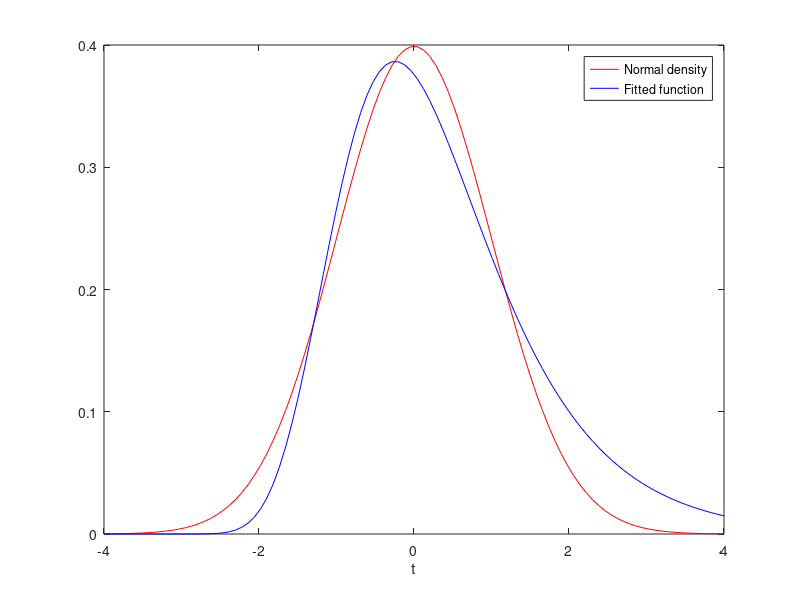

Write the MATLAB code that produced this figure. (Note: this script raises an error after producing the figure.)
rng default

d = linspace (0,3);

y = exp(-1.3*d) + 0.05*randn(size(d));

% Anonymous function
% Takes a value of the experimental decay rate, r
% Returns a vector of differences:
% The model with that decay rate and the data
fun = @(r)exp(-d*r)-y;

% Arbitrarily choose an initial guess
x0 = 4;

% Find the value of the optimal decay rate
x = lsqnonlin(fun,x0);

plot(d,y,'ko',d,exp(-x*d),'b-')
legend('Data','Best fit')
xlabel('t')
ylabel('exp(-tx)')


% Find a centering b and scaling a that best fit the function:
% aexp(−t)exp(−exp(−(t−b)))

t = linspace(-4,4);

% Normal density at each point t
y = 1/sqrt(2*pi)*exp(-t.^2/2);

% Create a function that evaluates the difference:
% The centered and scaled function from the normal y
% x(1) as the scaling, a
% x(2) as the centering, b
fun = @(x)x(1)*exp(-t).*exp(-exp(-(t-x(2)))) - y;


% Find the optimal fit starting from x0 = [1/2,0]
x0 = [1/2,0];
% Scaling a between 1/2 and 3/2
% Centering b between -1 and 3
lb = [1/2,-1];
ub = [3/2,3];

x = lsqnonlin(fun,x0,lb,ub);

plot(t,y,'r-',t,fun(x)+y,'b-')
xlabel('t')
legend('Normal density','Fitted function')


% Sum from k = 1 to 10:
% 2 + 2*k - exp(k*x(1)) - 2*exp(2*k*(x(2)^2))
% Check practice_fun

% Minimize this function subject to the linear constraint:
% x1 ≤ x2 / 2
% Written as x1 - x2 / 2 ≤ 0
% Ax ≤ b
A = [1 -1/2]; % 1 * x1 + (-1/2) * x2
b = 0;

% Impose bounds
% 0 ≤ x1 ≤ 2
% 0 ≤ x2 ≤ 4
lb = [0 0];
ub = [2 4];

% Start the optimization process from the point x0 = [0.3 0.4]
x0 = [0.3 0.4];

% The problem has no linear equality constraints
Aeq = [];
beq = [];

% Run the optimization
x = lsqnonlin(@practice_fun,x0,lb,ub,A,b,Aeq,beq);

% Nonlinear constraint:
% sin(x1) ≤ cos(x2)

% No linear constraints
A = [];
b = [];

x = lsqnonlin(@practice_fun,x0,lb,ub,A,b,Aeq,beq,@nlcon);


% Suppose that you have:
% observation time data xdata
% observed response data ydata
% Find parameters x(1) and x(2) to fit a model of the form:
% ydata=x(1)exp(x(2)xdata)

xdata = ...
 [0.9 1.5 13.8 19.8 24.1 28.2 35.2 60.3 74.6 81.3];
ydata = ...
 [455.2 428.6 124.1 67.3 43.2 28.1 13.1 -0.4 -1.3 -1.5];

% Create a simple exponential decay model
% Computes a vector of differences between predicted and observed values.
fun = @(x)(x(1)*exp(x(2)*xdata)-ydata)./ydata;

% Fit the model using the starting point x0 = [100,-1]
% First, use the default 'trust-region-reflective' algorithm.
x0 = [100,-1];
options = optimoptions(@lsqnonlin,'Algorithm','trust-region-reflective');
x = lsqnonlin(fun,x0,[],[],options);

% See if there is any difference using the 'levenberg-marquardt' algorithm
% (There's not)
options.Algorithm = 'levenberg-marquardt';
x = lsqnonlin(fun,x0,[],[],options);

% Plot the solution and the data
plot(xdata,ydata,'ko')
hold on
tlist = linspace(xdata(1),xdata(end));
plot(tlist,x(1)*exp(x(2)*tlist),'b-')
xlabel xdata
ylabel ydata
title('Exponential Fit to Data')
legend('Data','Exponential Fit')
hold off

